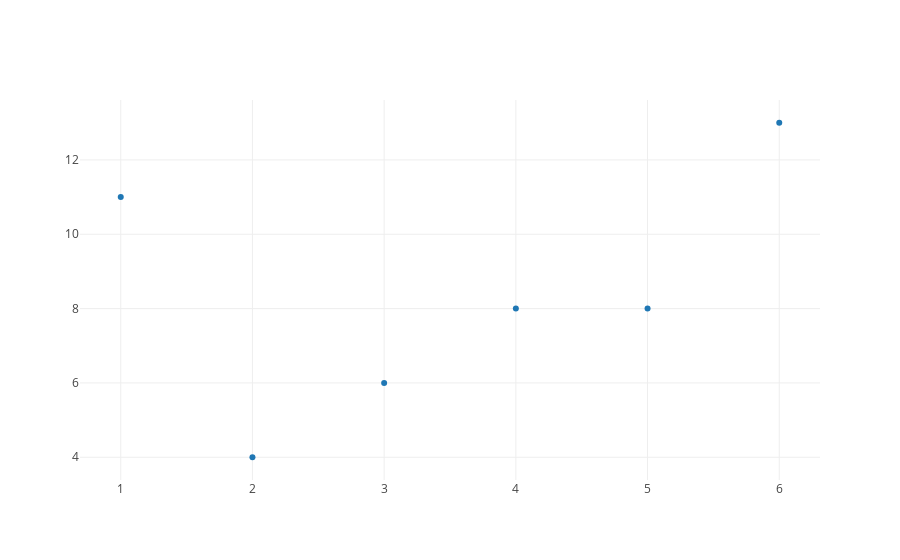

The notebook cell saved with this chart:
### Markdown cell above
The lines are getting in the way.  Let's remove all of the connecting lines by setting `mode = "markers"`.  Then, let's also set labels to each of the dots, by setting `text` equal to a list of our names.

### Code cell
trace1 = dict(x=[4, 1, 5, 6, 3, 2],
              y=[8, 11, 8, 13, 6, 4], 
              mode="markers", 
              text=["bob", "suzie", "fred", "edgar", "steven", "natalie"],)


plotly.offline.iplot([trace1])

# much better :)

### Figure 1 — Plotly figure (JSON) as saved in the notebook; plotly's stock layout.template omitted (floating-point values rounded to 4 significant figures)
{"data": [{"mode": "markers", "text": ["bob", "suzie", "fred", "edgar", "steven", "natalie"], "x": [4, 1, 5, 6, 3, 2], "y": [8, 11, 8, 13, 6, 4]}], "layout": {}}
